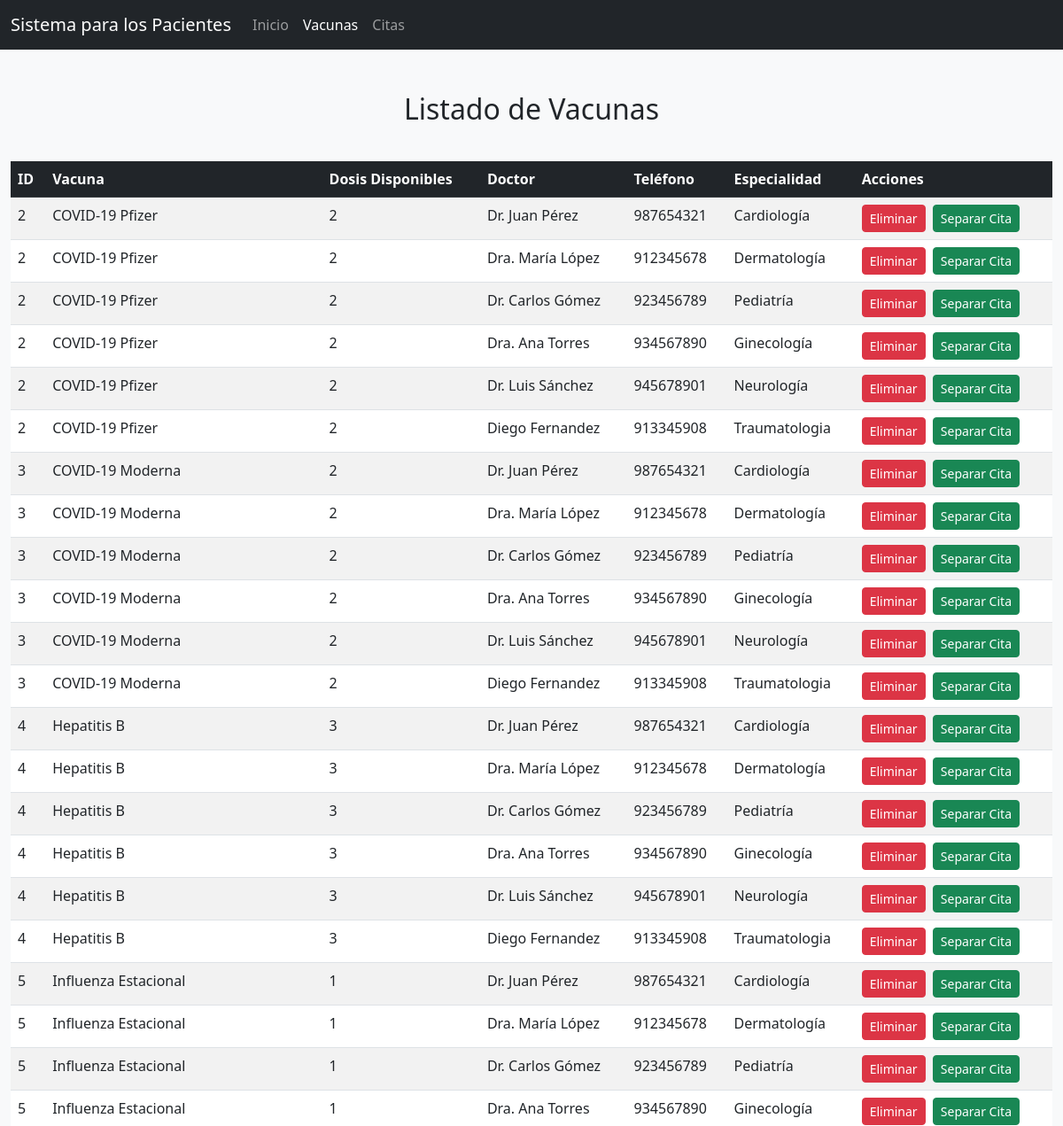
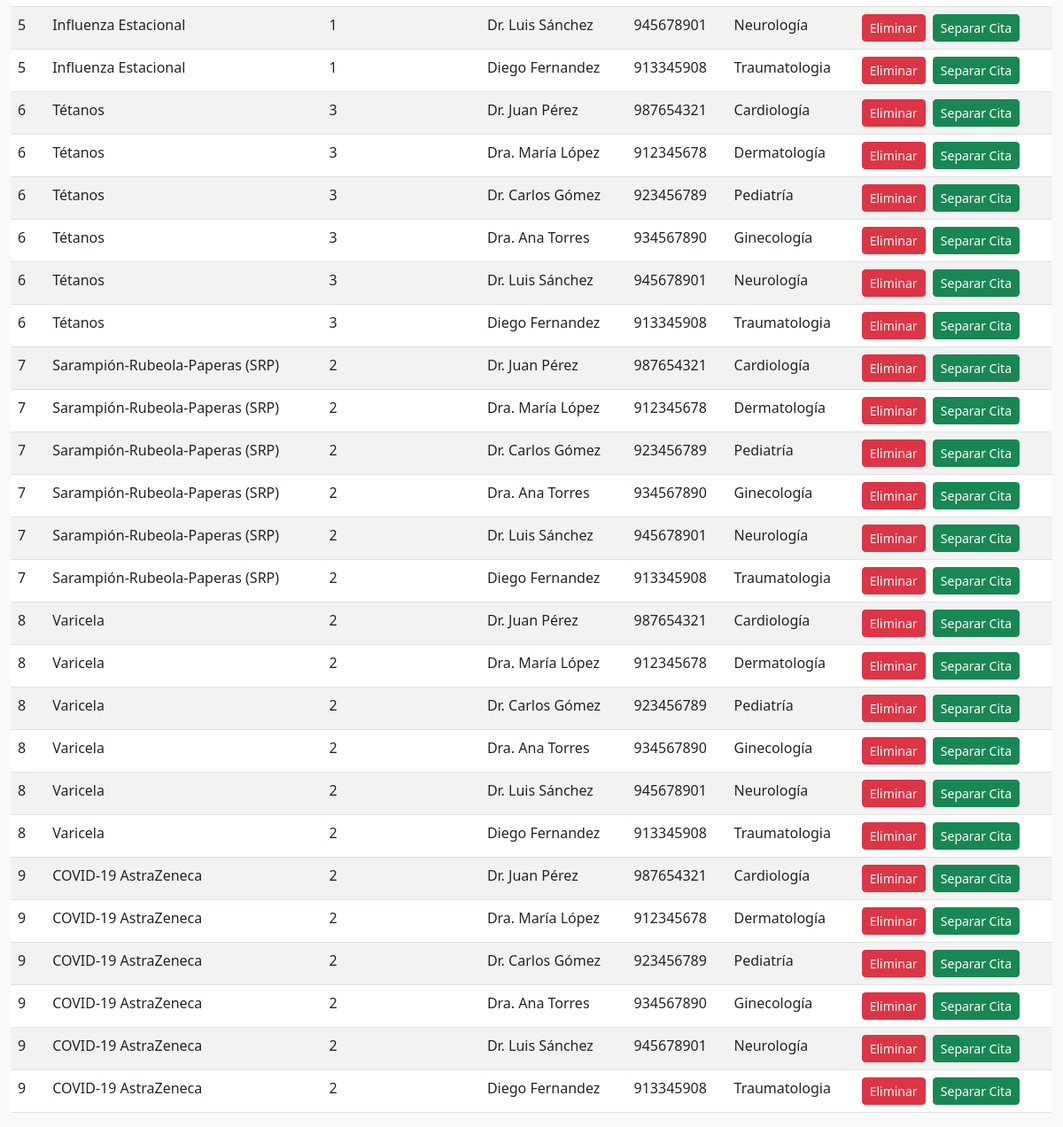
Screenshot of /Modulos/Paciente/Vacunas.php with the database file from the repository (2 pictures, top to bottom).
### tables this page shows
CREATE TABLE `vacunas` (
  `id` int(11) NOT NULL,
  `Nombre` varchar(512) NOT NULL,
  `Fabricante` varchar(512) NOT NULL,
  `Vacu_disp` int(255) NOT NULL,
  `FechaCad` date NOT NULL
);

CREATE TABLE `doctores` (
  `IdDoc` int(50) NOT NULL,
  `NombreDoc` varchar(50) NOT NULL,
  `Especialidad` varchar(50) NOT NULL,
  `Telefono` int(50) NOT NULL,
  `horasdeTrabajo` varchar(50) NOT NULL,
  `DiasdeTrabajo` varchar(50) NOT NULL
);

### Modulos/Paciente/Vacunas.php (the view, shortened to what this page needs)
<?php
include('../../Conexion.php');
?>
<!DOCTYPE html>
<html lang="es">
<head>
    <link href="https://cdn.jsdelivr.net/npm/bootstrap@5.3.0/dist/css/bootstrap.min.css" rel="stylesheet">
</head>
<body>
<nav class="navbar navbar-expand-lg navbar-dark bg-dark">
    <div class="container-fluid">
        <a class="navbar-brand" href="#">Sistema para los Pacientes</a>
        <div class="collapse navbar-collapse">
            <ul class="navbar-nav">
                <li class="nav-item"><a class="nav-link" href="Principal.php">Inicio</a></li>
                <li class="nav-item"><a class="nav-link active" aria-current="page" href="vacunas.php">Vacunas</a></li>
                <li class="nav-item"><a class="nav-link" href="Citas.php">Citas</a></li>
            </ul>
        </div>
    </div>
</nav>
<div class="container mt-5 table-container">
    <h2 class="text-center mb-4">Listado de Vacunas</h2>
    <table class="table table-striped table-hover">
        <thead class="table-dark">
            <tr>
                <th>ID</th>
                <th>Vacuna</th>
                <th>Dosis Disponibles</th>
                <th>Doctor</th>
                <th>Teléfono</th>
                <th>Especialidad</th>
                <th>Acciones</th>
            </tr>
        </thead>
        <tbody>
        <?php
        $servicios = $link->query("SELECT vacunas.id, vacunas.Nombre, vacunas.Vacu_disp, doctores.NombreDoc, doctores.Telefono, doctores.Especialidad
                                   FROM vacunas
                                   CROSS JOIN doctores");
        if ($servicios && $servicios->num_rows > 0):
            while ($row = $servicios->fetch_assoc()):
        ?>
            <tr>
                <td><?= $row['id'] ?></td>
                <td><?= htmlspecialchars($row['Nombre']) ?></td>
                <td><?= $row['Vacu_disp'] ?></td>
                <td><?= htmlspecialchars($row['NombreDoc']) ?></td>
                <td><?= htmlspecialchars($row['Telefono']) ?></td>
                <td><?= htmlspecialchars($row['Especialidad']) ?></td>
                <td>
                    <a href="vacunas.php?eliminar=<?= $row['id'] ?>"
                       class="btn btn-danger btn-sm"
                       onclick="return confirm('¿Seguro que deseas eliminar esta vacuna?');">
                        Eliminar
                    </a>
                    <button
                        class="btn btn-success btn-sm ms-1 btn-separar"
                        data-bs-toggle="modal"
                        data-bs-target="#modalCita"
                        data-id="<?= $row['id'] ?>"
                        data-vacuna="<?= htmlspecialchars($row['Nombre']) ?>"
                        data-doctor="<?= htmlspecialchars($row['NombreDoc']) ?>"
                        data-especialidad="<?= htmlspecialchars($row['Especialidad']) ?>"
                    >
                        Separar Cita
                    </button>
                </td>
            </tr>
        <?php
            endwhile;
        else:
        ?>
            <tr><td colspan="7" class="text-center">No se encontraron registros.</td></tr>
        <?php endif; ?>
        </tbody>
    </table>
</div>
</body>
</html>

### Modulos/Paciente/Vacunas.php (style rules this page uses)
body { background-color: #f8f9fa; }
.table-container { max-width: 1200px; margin: auto; }
.btn { font-size: 0.875rem; }

### rows the page displays
vacunas: id "2", Nombre "COVID-19 Pfizer", Vacu_disp "2", doctores.NombreDoc "Dr. Juan Pérez", doctores.Telefono "987654321", doctores.Especialidad "Cardiología", doctores.NombreDoc "Dra. María López", doctores.Telefono "912345678", doctores.Especialidad "Dermatología", doctores.NombreDoc "Dr. Carlos Gómez", doctores.Telefono "923456789", doctores.Especialidad "Pediatría", doctores.NombreDoc "Dra. Ana Torres", doctores.Telefono "934567890", doctores.Especialidad "Ginecología", doctores.NombreDoc "Dr. Luis Sánchez", doctores.Telefono "945678901", doctores.Especialidad "Neurología", doctores.NombreDoc "Diego Fernandez", doctores.Telefono "913345908", doctores.Especialidad "Traumatologia"
vacunas: id "3", Nombre "COVID-19 Moderna", Vacu_disp "2", doctores.NombreDoc "Dr. Juan Pérez", doctores.Telefono "987654321", doctores.Especialidad "Cardiología", doctores.NombreDoc "Dra. María López", doctores.Telefono "912345678", doctores.Especialidad "Dermatología", doctores.NombreDoc "Dr. Carlos Gómez", doctores.Telefono "923456789", doctores.Especialidad "Pediatría", doctores.NombreDoc "Dra. Ana Torres", doctores.Telefono "934567890", doctores.Especialidad "Ginecología", doctores.NombreDoc "Dr. Luis Sánchez", doctores.Telefono "945678901", doctores.Especialidad "Neurología", doctores.NombreDoc "Diego Fernandez", doctores.Telefono "913345908", doctores.Especialidad "Traumatologia"
vacunas: id "4", Nombre "Hepatitis B", Vacu_disp "3", doctores.NombreDoc "Dr. Juan Pérez", doctores.Telefono "987654321", doctores.Especialidad "Cardiología", doctores.NombreDoc "Dra. María López", doctores.Telefono "912345678", doctores.Especialidad "Dermatología", doctores.NombreDoc "Dr. Carlos Gómez", doctores.Telefono "923456789", doctores.Especialidad "Pediatría", doctores.NombreDoc "Dra. Ana Torres", doctores.Telefono "934567890", doctores.Especialidad "Ginecología", doctores.NombreDoc "Dr. Luis Sánchez", doctores.Telefono "945678901", doctores.Especialidad "Neurología", doctores.NombreDoc "Diego Fernandez", doctores.Telefono "913345908", doctores.Especialidad "Traumatologia"
vacunas: id "5", Nombre "Influenza Estacional", Vacu_disp "1", doctores.NombreDoc "Dr. Juan Pérez", doctores.Telefono "987654321", doctores.Especialidad "Cardiología", doctores.NombreDoc "Dra. María López", doctores.Telefono "912345678", doctores.Especialidad "Dermatología", doctores.NombreDoc "Dr. Carlos Gómez", doctores.Telefono "923456789", doctores.Especialidad "Pediatría", doctores.NombreDoc "Dra. Ana Torres", doctores.Telefono "934567890", doctores.Especialidad "Ginecología", doctores.NombreDoc "Dr. Luis Sánchez", doctores.Telefono "945678901", doctores.Especialidad "Neurología", doctores.NombreDoc "Diego Fernandez", doctores.Telefono "913345908", doctores.Especialidad "Traumatologia"
vacunas: id "6", Nombre "Tétanos", Vacu_disp "3", doctores.NombreDoc "Dr. Juan Pérez", doctores.Telefono "987654321", doctores.Especialidad "Cardiología", doctores.NombreDoc "Dra. María López", doctores.Telefono "912345678", doctores.Especialidad "Dermatología", doctores.NombreDoc "Dr. Carlos Gómez", doctores.Telefono "923456789", doctores.Especialidad "Pediatría", doctores.NombreDoc "Dra. Ana Torres", doctores.Telefono "934567890", doctores.Especialidad "Ginecología", doctores.NombreDoc "Dr. Luis Sánchez", doctores.Telefono "945678901", doctores.Especialidad "Neurología", doctores.NombreDoc "Diego Fernandez", doctores.Telefono "913345908", doctores.Especialidad "Traumatologia"
vacunas: id "7", Nombre "Sarampión-Rubeola-Paperas (SRP)", Vacu_disp "2", doctores.NombreDoc "Dr. Juan Pérez", doctores.Telefono "987654321", doctores.Especialidad "Cardiología", doctores.NombreDoc "Dra. María López", doctores.Telefono "912345678", doctores.Especialidad "Dermatología", doctores.NombreDoc "Dr. Carlos Gómez", doctores.Telefono "923456789", doctores.Especialidad "Pediatría", doctores.NombreDoc "Dra. Ana Torres", doctores.Telefono "934567890", doctores.Especialidad "Ginecología", doctores.NombreDoc "Dr. Luis Sánchez", doctores.Telefono "945678901", doctores.Especialidad "Neurología", doctores.NombreDoc "Diego Fernandez", doctores.Telefono "913345908", doctores.Especialidad "Traumatologia"
vacunas: id "8", Nombre "Varicela", Vacu_disp "2", doctores.NombreDoc "Dr. Juan Pérez", doctores.Telefono "987654321", doctores.Especialidad "Cardiología", doctores.NombreDoc "Dra. María López", doctores.Telefono "912345678", doctores.Especialidad "Dermatología", doctores.NombreDoc "Dr. Carlos Gómez", doctores.Telefono "923456789", doctores.Especialidad "Pediatría", doctores.NombreDoc "Dra. Ana Torres", doctores.Telefono "934567890", doctores.Especialidad "Ginecología", doctores.NombreDoc "Dr. Luis Sánchez", doctores.Telefono "945678901", doctores.Especialidad "Neurología", doctores.NombreDoc "Diego Fernandez", doctores.Telefono "913345908", doctores.Especialidad "Traumatologia"
vacunas: id "9", Nombre "COVID-19 AstraZeneca", Vacu_disp "2", doctores.NombreDoc "Dr. Juan Pérez", doctores.Telefono "987654321", doctores.Especialidad "Cardiología", doctores.NombreDoc "Dra. María López", doctores.Telefono "912345678", doctores.Especialidad "Dermatología", doctores.NombreDoc "Dr. Carlos Gómez", doctores.Telefono "923456789", doctores.Especialidad "Pediatría", doctores.NombreDoc "Dra. Ana Torres", doctores.Telefono "934567890", doctores.Especialidad "Ginecología", doctores.NombreDoc "Dr. Luis Sánchez", doctores.Telefono "945678901", doctores.Especialidad "Neurología", doctores.NombreDoc "Diego Fernandez", doctores.Telefono "913345908", doctores.Especialidad "Traumatologia"
